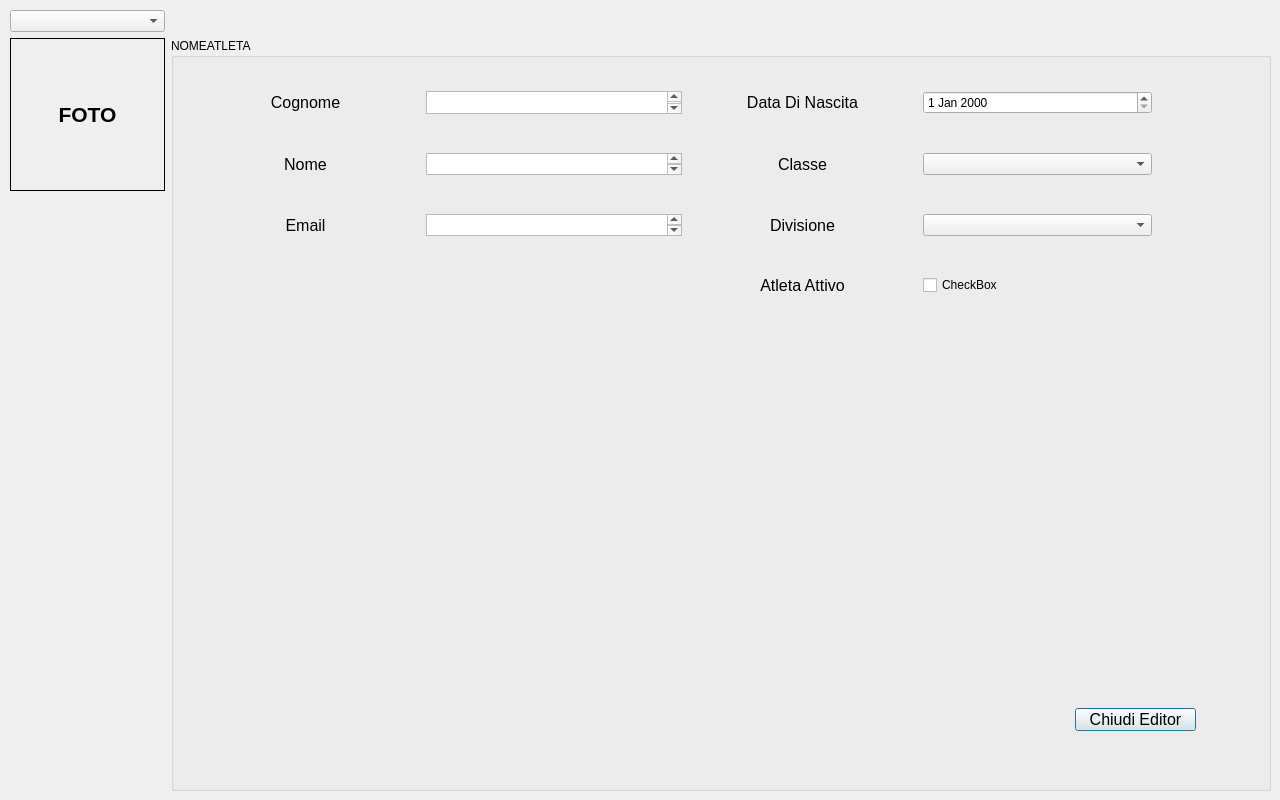
<?xml version="1.0" encoding="UTF-8"?>
<ui version="4.0">
 <class>editor_athlete</class>
 <widget class="QDialog" name="editor_athlete">
  <property name="geometry">
   <rect>
    <x>0</x>
    <y>0</y>
    <width>1280</width>
    <height>800</height>
   </rect>
  </property>
  <property name="minimumSize">
   <size>
    <width>1280</width>
    <height>800</height>
   </size>
  </property>
  <property name="windowTitle">
   <string>AWM - Edit Athlete</string>
  </property>
  <widget class="QWidget" name="gridLayoutWidget">
   <property name="geometry">
    <rect>
     <x>10</x>
     <y>10</y>
     <width>1261</width>
     <height>781</height>
    </rect>
   </property>
   <layout class="QGridLayout" name="gridLayout">
    <item row="2" column="0">
     <spacer name="verticalSpacer">
      <property name="orientation">
       <enum>Qt::Vertical</enum>
      </property>
      <property name="sizeType">
       <enum>QSizePolicy::Maximum</enum>
      </property>
      <property name="sizeHint" stdset="0">
       <size>
        <width>20</width>
        <height>600</height>
       </size>
      </property>
     </spacer>
    </item>
    <item row="1" column="0">
     <widget class="QLabel" name="LBL_athlPicture">
      <property name="font">
       <font>
        <pointsize>16</pointsize>
        <weight>75</weight>
        <bold>true</bold>
       </font>
      </property>
      <property name="frameShape">
       <enum>QFrame::Box</enum>
      </property>
      <property name="text">
       <string>FOTO</string>
      </property>
      <property name="alignment">
       <set>Qt::AlignCenter</set>
      </property>
     </widget>
    </item>
    <item row="0" column="1">
     <spacer name="horizontalSpacer">
      <property name="orientation">
       <enum>Qt::Horizontal</enum>
      </property>
      <property name="sizeType">
       <enum>QSizePolicy::Maximum</enum>
      </property>
      <property name="sizeHint" stdset="0">
       <size>
        <width>1100</width>
        <height>20</height>
       </size>
      </property>
     </spacer>
    </item>
    <item row="0" column="0">
     <widget class="QComboBox" name="COMBO_athlete"/>
    </item>
    <item row="1" column="1" rowspan="2">
     <widget class="QGroupBox" name="groupBox">
      <property name="title">
       <string>NOMEATLETA</string>
      </property>
      <widget class="QWidget" name="gridLayoutWidget_2">
       <property name="geometry">
        <rect>
         <x>20</x>
         <y>20</y>
         <width>961</width>
         <height>271</height>
        </rect>
       </property>
       <layout class="QGridLayout" name="gridLayout_2">
        <item row="1" column="0">
         <widget class="QLabel" name="LBL_name">
          <property name="font">
           <font>
            <pointsize>12</pointsize>
           </font>
          </property>
          <property name="text">
           <string>Nome</string>
          </property>
          <property name="alignment">
           <set>Qt::AlignCenter</set>
          </property>
         </widget>
        </item>
        <item row="2" column="0">
         <widget class="QLabel" name="LBL_mail">
          <property name="font">
           <font>
            <pointsize>12</pointsize>
           </font>
          </property>
          <property name="text">
           <string>Email</string>
          </property>
          <property name="alignment">
           <set>Qt::AlignCenter</set>
          </property>
         </widget>
        </item>
        <item row="1" column="3">
         <widget class="QComboBox" name="COMBO_class"/>
        </item>
        <item row="0" column="1">
         <widget class="QTextEdit" name="TXT_surname">
          <property name="sizePolicy">
           <sizepolicy hsizetype="Minimum" vsizetype="Ignored">
            <horstretch>0</horstretch>
            <verstretch>0</verstretch>
           </sizepolicy>
          </property>
          <property name="minimumSize">
           <size>
            <width>0</width>
            <height>0</height>
           </size>
          </property>
         </widget>
        </item>
        <item row="1" column="1">
         <widget class="QTextEdit" name="TXT_name">
          <property name="sizePolicy">
           <sizepolicy hsizetype="Minimum" vsizetype="Ignored">
            <horstretch>0</horstretch>
            <verstretch>0</verstretch>
           </sizepolicy>
          </property>
          <property name="minimumSize">
           <size>
            <width>0</width>
            <height>0</height>
           </size>
          </property>
         </widget>
        </item>
        <item row="0" column="3">
         <widget class="QDateEdit" name="DATE_bithday"/>
        </item>
        <item row="2" column="1">
         <widget class="QTextEdit" name="TXT_email">
          <property name="sizePolicy">
           <sizepolicy hsizetype="Minimum" vsizetype="Ignored">
            <horstretch>0</horstretch>
            <verstretch>0</verstretch>
           </sizepolicy>
          </property>
          <property name="minimumSize">
           <size>
            <width>0</width>
            <height>0</height>
           </size>
          </property>
         </widget>
        </item>
        <item row="0" column="0">
         <widget class="QLabel" name="LBL_surname">
          <property name="font">
           <font>
            <pointsize>12</pointsize>
           </font>
          </property>
          <property name="text">
           <string>Cognome</string>
          </property>
          <property name="alignment">
           <set>Qt::AlignCenter</set>
          </property>
         </widget>
        </item>
        <item row="0" column="2">
         <widget class="QLabel" name="LBL_birthday">
          <property name="font">
           <font>
            <pointsize>12</pointsize>
           </font>
          </property>
          <property name="text">
           <string>Data Di Nascita</string>
          </property>
          <property name="alignment">
           <set>Qt::AlignCenter</set>
          </property>
         </widget>
        </item>
        <item row="1" column="2">
         <widget class="QLabel" name="LBL_class">
          <property name="font">
           <font>
            <pointsize>12</pointsize>
           </font>
          </property>
          <property name="text">
           <string>Classe</string>
          </property>
          <property name="alignment">
           <set>Qt::AlignCenter</set>
          </property>
         </widget>
        </item>
        <item row="3" column="2">
         <widget class="QLabel" name="LBL_isAthlActive">
          <property name="font">
           <font>
            <pointsize>12</pointsize>
           </font>
          </property>
          <property name="text">
           <string>Atleta Attivo</string>
          </property>
          <property name="alignment">
           <set>Qt::AlignCenter</set>
          </property>
         </widget>
        </item>
        <item row="3" column="3">
         <widget class="QCheckBox" name="BOX_CHECK_isAthlActive">
          <property name="text">
           <string>CheckBox</string>
          </property>
         </widget>
        </item>
        <item row="2" column="3">
         <widget class="QComboBox" name="COMBO_division"/>
        </item>
        <item row="2" column="2">
         <widget class="QLabel" name="LBL_division">
          <property name="font">
           <font>
            <pointsize>12</pointsize>
           </font>
          </property>
          <property name="text">
           <string>Divisione</string>
          </property>
          <property name="alignment">
           <set>Qt::AlignCenter</set>
          </property>
         </widget>
        </item>
       </layout>
      </widget>
      <widget class="QPushButton" name="BTN_close">
       <property name="geometry">
        <rect>
         <x>904</x>
         <y>670</y>
         <width>121</width>
         <height>23</height>
        </rect>
       </property>
       <property name="font">
        <font>
         <pointsize>12</pointsize>
        </font>
       </property>
       <property name="text">
        <string>Chiudi Editor</string>
       </property>
      </widget>
     </widget>
    </item>
   </layout>
  </widget>
 </widget>
 <resources/>
 <connections/>
</ui>
